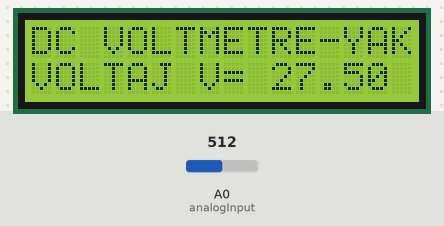
Bench run of a sketch on a simulated Arduino Uno, built with avr-gcc and run on an emulated ATmega328P. Shown: 16×2 character LCD. The test bench sets the inputs (shaded band); at power-on: A0 (analogInput) = 512.

Above: at 1.2 s.
1.3 s: A0 (analogInput) set to 716
At 2.7 s:
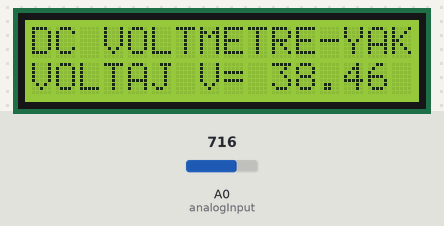
3.0 s: A0 (analogInput) set to 900
At 4.2 s:
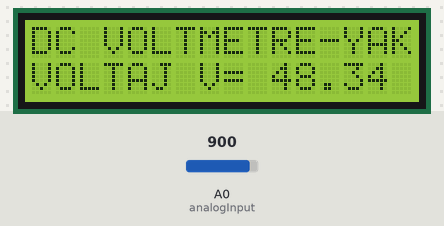
4.5 s: A0 (analogInput) set to 1023
At 5.9 s:
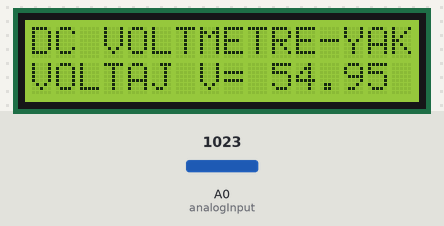
Timing chart, 0 to 7.5 s (numbered marks = the images above; inputs shaded):
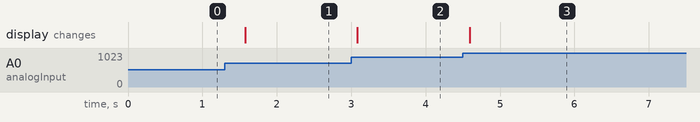

The sketch:

VOLTMETRE.ino
```cpp
#include <LiquidCrystal.h>
LiquidCrystal lcd(7, 8, 9, 10, 11, 12);
int analogInput = 0;
float vout = 0.0;
float vin = 0.0;
float R1 = 100000.0; // 100K ohm direnç
float R2 = 10000.0; // 10K ohm direnç
int value = 0;
void setup(){
   pinMode(analogInput, INPUT);
   lcd.begin(16, 2);
   lcd.print("DC VOLTMETRE-YAKUPTURKAN");
}
void loop(){

   value = analogRead(analogInput);
   vout = (value * 5.0) / 1024.0;
   vin = vout / (R2/(R1+R2));
   if (vin<0.09) {
   vin=0.0;
}
lcd.setCursor(0, 1);
lcd.print("VOLTAJ V= ");
lcd.print(vin);
delay(500);
}
```

Measured:
- after the input at 1.3 s, the display: changes after 0.28 s (image 1)
- after the input at 3.0 s, the display: changes after 0.08 s (image 2)
- after the input at 4.5 s, the display: changes after 0.09 s (image 3)
